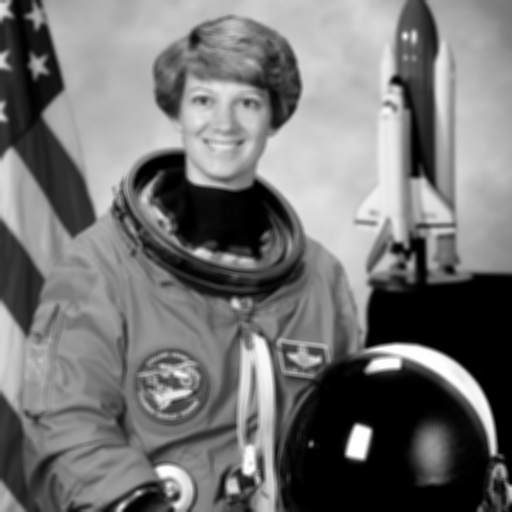
#> input picture input_images/astro_blurred.png, 512 x 512 px
$ python wiener_original.py   (older library calls are emulated)
#> lines starting #> are read from the running program, lines starting #| are printed output that depends on the picture
#> further down, image is the input picture: shape (512, 512); min 0, max 254, mean 115.4
from skimage import restoration, color
import cv2
import numpy as np


def wiener_original(img, psf, balance):
#> called with psf = array of shape (5, 5), balance = 0.01
    if len(img.shape) == 3:
        img = color.rgb2gray(img)
    img = cv2.normalize(img, None, alpha=0, beta=1, norm_type=cv2.NORM_MINMAX, dtype=cv2.CV_32F)
    result = restoration.wiener(img, psf, balance)
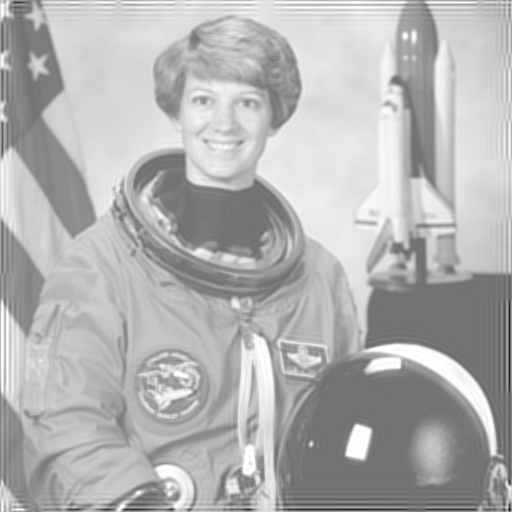
#> result: shape (512, 512) float32; min -0.827, max 1, mean 0.454; drawn with min black and max white
    return result * 255
    # return cv2.normalize(result, None, alpha=0, beta=255, norm_type=cv2.NORM_MINMAX, dtype=cv2.CV_8U)


if __name__ == '__main__':

    image = cv2.imread('../input_images/astro_blurred.png', cv2.IMREAD_GRAYSCALE)
    psf = np.ones((5, 5)) / 25

    result = wiener_original(image, psf, 0.01)
    cv2.imshow('original', image)
    cv2.imshow('algorithm', result)
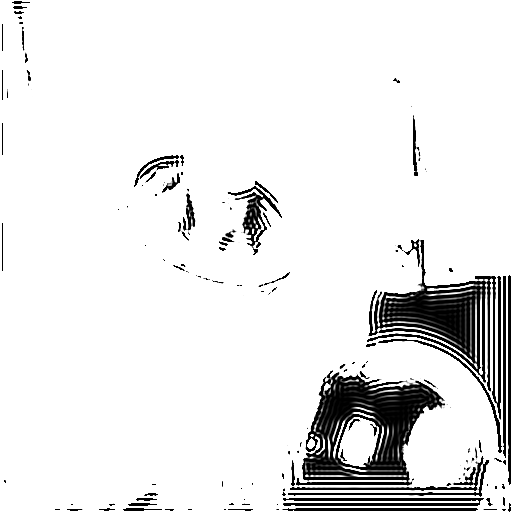
#> window 'algorithm': shape (512, 512); min 0, max 255, mean 233.1
    cv2.waitKey(0)
